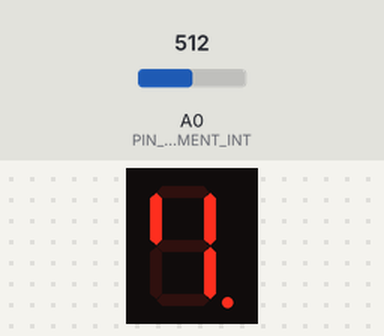
Bench run of a sketch on a simulated Arduino Uno, built with avr-gcc and run on an emulated ATmega328P. On the bench: 1-digit seven-segment display. Wiring (inferred from the names in the program): 1-digit 7-segment display, segments lit when LOW: segments pin 2, pin 3, pin 4, pin 5, pin 6, pin 7, pin 8, pin 9. Inputs (shaded band) come from the test bench; at power-on: A0 (PIN_SEGMENT_INT) = 512. The segment pins are drawn as the display they are named for; what the sketch prints to the serial monitor is not drawn.

Above: at 1.6 s.
1.7 s: A0 (PIN_SEGMENT_INT) set to 416
3.2 s: A0 (PIN_SEGMENT_INT) set to 390
At 5.2 s:
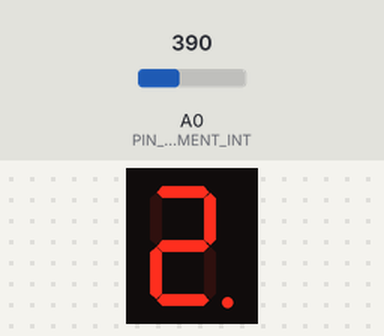
5.5 s: A0 (PIN_SEGMENT_INT) set to 1023
At 7.0 s:
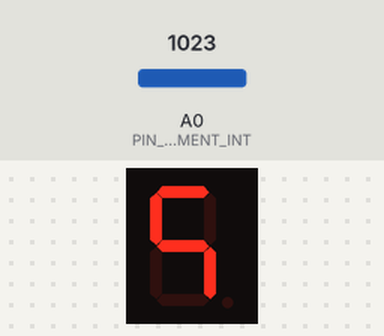
7.6 s: A0 (PIN_SEGMENT_INT) set to 1011
At 8.9 s:
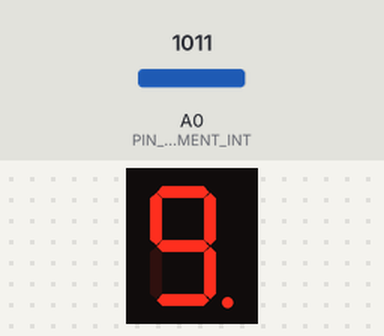
9.9 s: A0 (PIN_SEGMENT_INT) set to 399
At 11.3 s:
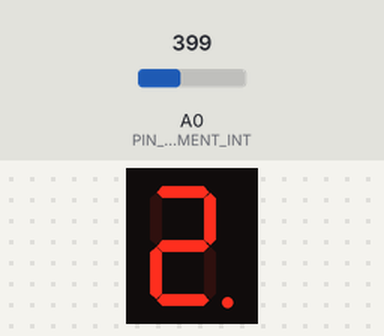
12.2 s: A0 (PIN_SEGMENT_INT) set to 419
At 13.4 s:
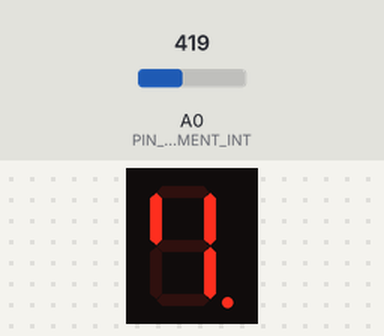
Timing chart, 0 to 15.2 s (numbered marks = the images above; inputs shaded):
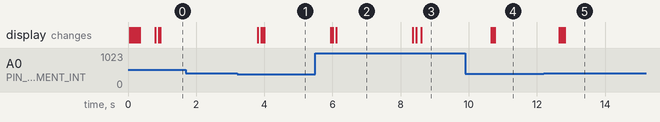

The sketch:

7-segment-display-arduino.ino
```cpp
// (licence header left out)
/* Pin used for display */
const byte PIN_SEGMENT_A = 2;
const byte PIN_SEGMENT_B = 3;
const byte PIN_SEGMENT_C = 4;
const byte PIN_SEGMENT_D = 5;
const byte PIN_SEGMENT_E = 6;
const byte PIN_SEGMENT_F = 7;
const byte PIN_SEGMENT_G = 8;
const byte PIN_SEGMENT_DP = 9;
const byte PIN_SEGMENT_INT = A0;

/** Fonction setup() */
void setup() {
  Serial.begin(9600);
  /* We set all pin as OUTPUT */
  pinMode(PIN_SEGMENT_A, OUTPUT);
  digitalWrite(PIN_SEGMENT_A, HIGH);
  pinMode(PIN_SEGMENT_B, OUTPUT);
  digitalWrite(PIN_SEGMENT_B, HIGH);
  pinMode(PIN_SEGMENT_C, OUTPUT);
  digitalWrite(PIN_SEGMENT_C, HIGH);
  pinMode(PIN_SEGMENT_D, OUTPUT);
  digitalWrite(PIN_SEGMENT_D, HIGH);
  pinMode(PIN_SEGMENT_E, OUTPUT);
  digitalWrite(PIN_SEGMENT_E, HIGH);
  pinMode(PIN_SEGMENT_F, OUTPUT);
  digitalWrite(PIN_SEGMENT_F, HIGH);
  pinMode(PIN_SEGMENT_G, OUTPUT);
  digitalWrite(PIN_SEGMENT_G, HIGH);
  pinMode(PIN_SEGMENT_DP, OUTPUT);
  digitalWrite(PIN_SEGMENT_DP, HIGH);
  pinMode(PIN_SEGMENT_INT, INPUT);

  allume(true, true, true, true, true, true, true, true);
}
void loop() {
  delay(100);
  int valeurPot=analogRead(A0);
  Serial.print("A0");
  delay(100);
  Serial.print(" === ");
  delay(100);
  Serial.print(valeurPot);
  delay(100);
  Serial.print(" === ");
  if (valeurPot < 204) {
    Serial.println("0");
    allume(true, true, true, true, true, true, false, true);
  } else if (valeurPot < 409) {
    allume(true, true, false, true, true, false, true, true);
    Serial.println("2");
  } else if (valeurPot < 613) {
    Serial.println("4");
    allume(false, true, true, false, false, true, false, true);
  } else if (valeurPot < 818) {
    Serial.println("6");
    allume(true, false, true, true, true, true, true, true);
  } else if (valeurPot < 818) {
    Serial.println("8");
    allume(true, true, true, true, true, true, true, true);
  } else if (valeurPot < 1023) {
    Serial.println("9");
    allume(true, true, true, true, false, true, true, true);
  } else {
    Serial.println("ERREUR");
    allume(true, false, true, false, false, true, true, false);
  }
}
void allume(bool PSA, bool PSB, bool PSC, bool PSD, bool PSE, bool PSF, bool PSG, bool PSDP) {
  if (PSA == true) {
    digitalWrite(PIN_SEGMENT_A, LOW);
    delay(50);
  } else {
    digitalWrite(PIN_SEGMENT_A, HIGH);
  } if (PSB == true) {
    digitalWrite(PIN_SEGMENT_B, LOW);
    delay(50);
  } else {
    digitalWrite(PIN_SEGMENT_B, HIGH);
  } if (PSC == true) {
    digitalWrite(PIN_SEGMENT_C, LOW);
    delay(50);
  } else {
    digitalWrite(PIN_SEGMENT_C, HIGH);
  } if (PSD == true) {
    digitalWrite(PIN_SEGMENT_D, LOW);
    delay(50);
  } else {
    digitalWrite(PIN_SEGMENT_D, HIGH);
  } if (PSE == true) {
    digitalWrite(PIN_SEGMENT_E, LOW);
    delay(50);
  } else {
    digitalWrite(PIN_SEGMENT_E, HIGH);
  } if (PSF == true) {
    digitalWrite(PIN_SEGMENT_F, LOW);
    delay(50);
  } else {
    digitalWrite(PIN_SEGMENT_F, HIGH);
  } if (PSG == true) {
    digitalWrite(PIN_SEGMENT_G, LOW);
    delay(50);
  } else {
    digitalWrite(PIN_SEGMENT_G, HIGH);
  } if (PSDP == true) {
    digitalWrite(PIN_SEGMENT_DP, LOW);
    delay(50);
  } else {
    digitalWrite(PIN_SEGMENT_DP, HIGH);
  }
}
```

Measured:
- the behaviour switches between 409 and 408 on A0 (PIN_SEGMENT_INT) (found by bisection; images 0 and 1)
- the behaviour switches between 1023 and 1022 on A0 (PIN_SEGMENT_INT) (found by bisection; images 2 and 3)
- after the input at 1.7 s, every drawn part: stays the same
- after the input at 3.2 s, the display: first changes after 0.60 s (image 1 shows a later state)
- after the input at 5.5 s, the display: first changes after 0.45 s (image 2 shows a later state)
- after the input at 7.6 s, the display: first changes after 0.76 s (image 3 shows a later state)
- after the input at 9.9 s, the display: first changes after 0.76 s (image 4 shows a later state)
- after the input at 12.2 s, the display: first changes after 0.46 s (image 5 shows a later state)
